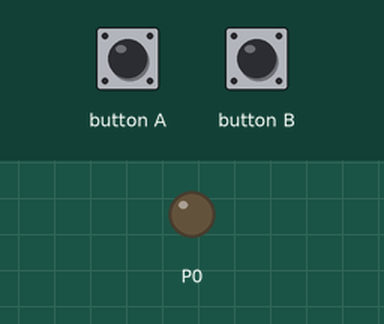
A program run on a simulated BBC micro:bit (MakeCode). Parts: output pins drawn as LEDs (lit = HIGH). Inputs (shaded band) come from the test bench.

Above: at 1.2 s.
1.3 s: button A pressed for 0.15 s
At 1.8 s:
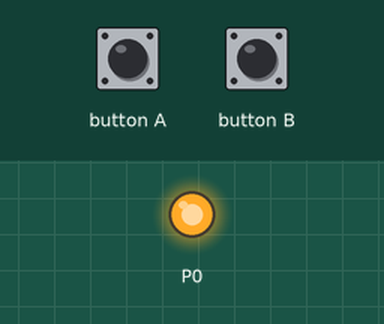
2.9 s: button B pressed for 0.15 s
At 4.2 s:
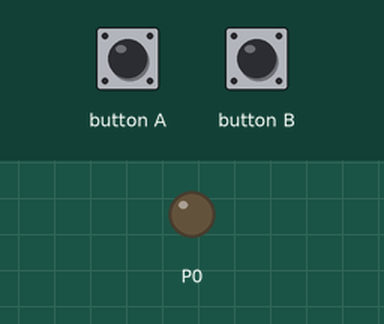
Timing chart, 0 to 5.9 s (numbered marks = the images above; inputs shaded):
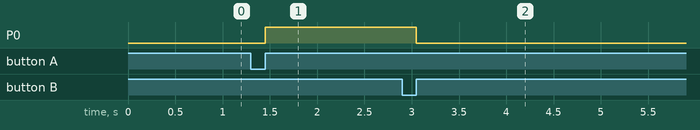

Measured:
- after the input at 1.3 s, P0: LOW → HIGH after 0.15 s
- after the input at 2.9 s, P0: HIGH → LOW after 0.15 s

The program:

main.ts
```typescript
//  Python code
//
input.onButtonPressed(Button.A, function on_button_pressed_a() {
    pins.digitalWritePin(DigitalPin.P0, 1)
})
input.onButtonPressed(Button.B, function on_button_pressed_b() {
    pins.digitalWritePin(DigitalPin.P0, 0)
})
```

test.ts
```typescript
// aquí va el archivo "tests"; esto no se compilará cuando este paquete se utilice como una extensión.
```
